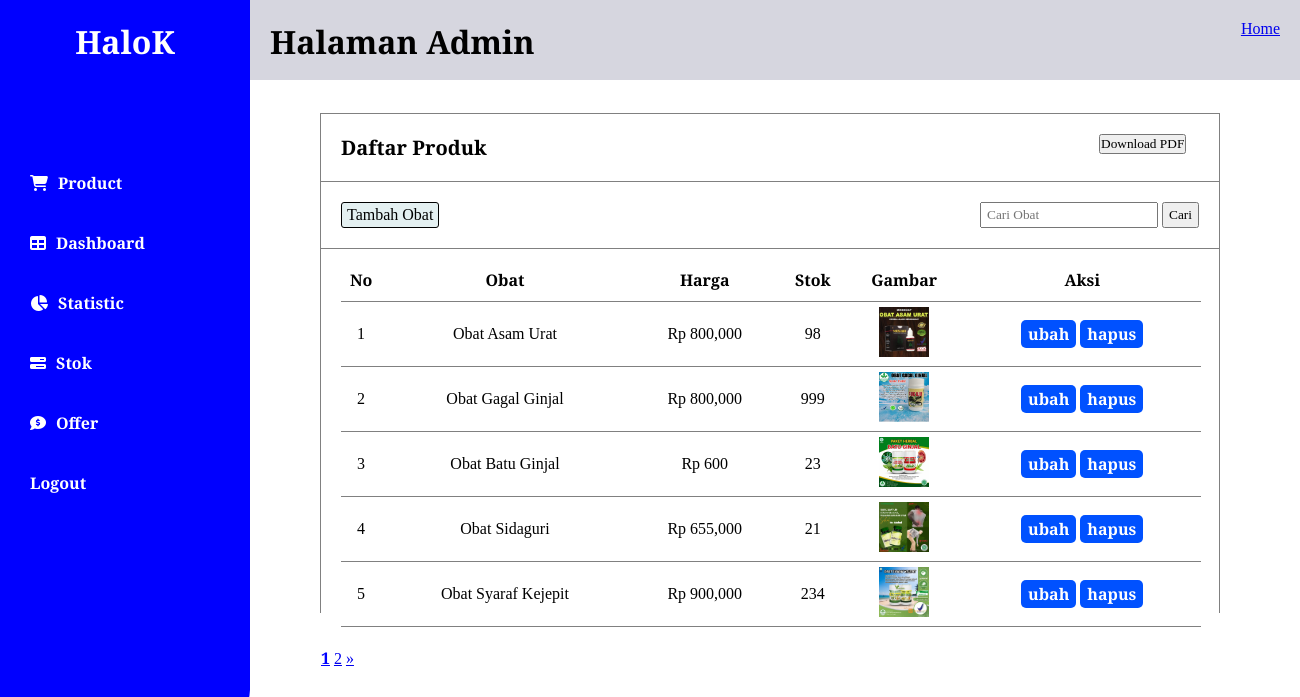
Screenshot of /Dashboard/index.php (signed in) with the database file from the repository.
### tables this page shows
CREATE TABLE `obat` (
  `id` int NOT NULL,
  `nama` varchar(50) NOT NULL,
  `harga` int UNSIGNED NOT NULL,
  `harga_awal` int DEFAULT NULL,
  `stok` int NOT NULL DEFAULT '0',
  `gambar` varchar(100) DEFAULT NULL
);

### functions.php (called while the page is built, shortened)
<?php
$koneksi = mysqli_connect("localhost", "root", "", "toko_obat");
function ambilData($query)
{
    global $koneksi;
    $result = mysqli_query($koneksi, $query);
    $rows = [];
    while ($row = mysqli_fetch_assoc($result)) {
        $rows[] = $row;
    }
    return $rows;
};

### Dashboard/index.php (the view, shortened to what this page needs)
<?php
require '../functions.php';
$dataPerhalaman = 5;
$jumlahdata = count(ambilData("SELECT * FROM obat"));
$jumlahHalaman = ceil($jumlahdata / $dataPerhalaman);
$halaman = (isset($_GET["halaman"])) ? $_GET["halaman"] : 1;
$awalData = ($dataPerhalaman * $halaman) - $dataPerhalaman;
$toko_obat = ambilData("SELECT * FROM obat LIMIT $awalData, $dataPerhalaman");
?>
<!DOCTYPE html>
<html lang="en">
<head>
    <link rel="stylesheet" href="https://cdnjs.cloudflare.com/ajax/libs/font-awesome/6.4.0/css/all.min.css">
    <link rel="stylesheet" href="../css/dasboard_style/admin_style.css">
</head>
<body>
    <div class="container">
        <div class="box-left">
            <div class="logo">
                <h1>HaloK</h1>
            </div>
            <div class="admin">
                <ul>
                    <li><i class="fa-solid fa-cart-shopping"></i><a href="../obat.php">Product</a></li>
                    <li><i class="fa-solid fa-table"></i>Dashboard</li>
                    <li><i class="fa-solid fa-chart-pie"></i>Statistic</li>
                    <li><i class="fa-solid fa-bars-progress"></i>Stok</li>
                    <li><i class="fa-solid fa-comment-dollar"></i>Offer</li>
                    <li><a href="../Account/logout.php">Logout</a></li>
                </ul>
            </div>
        </div>
        <div class="box-right">
            <div class="header">
                <div class="h-flex">
                    <h1>Halaman Admin</h1>
                    <a href="../index.php">Home</a>
                </div>
                <div class="data_produk">
                    <div class="daftar_produk">
                        <div class="tittle">
                            <h4>Daftar Produk</h4>
                        </div>
                        <div class="invoice">
                            <button onclick="generatePDF()">Download PDF</button>
                        </div>
                    </div>
                    <div class="tambah_obat">
                        <a href="tambah.php">Tambah Obat</a>
                        <form action="" method="post">
                            <input type="text" name="keyword" size="20" placeholder="Cari Obat" autocomplete="off" id="keyword">
                            <button type="submit" name="cari" id="tombol-cari">Cari</button>
                        </form>
                    </div>
                    <div class="table_obat" id="container">
                        <table border="1" cellpadding="10" cellspacing="0" id="invoice">
                            <tr>
                                <th>No</th>
                                <th>Obat</th>
                                <th>Harga</th>
                                <th>Stok</th>
                                <th>Gambar</th>
                                <th>Aksi</th>
                            </tr>
                            <?php $i = 1; ?>
                            <?php foreach ($toko_obat as $row) : ?>
                                <tr>
                                    <td><?= $i + $awalData; ?></td>
                                    <td><?= $row["nama"]; ?></td>
                                    <td>Rp <?= number_format($row["harga"]); ?></td>
                                    <td><?= $row["stok"]; ?></td>
                                    <td><img src="../img/<?= $row["gambar"]; ?>" width="50" alt=""></td>
                                    <td><a href="ubah.php?id=<?= $row["id"]; ?>">ubah</a>
                                        <a href="hapus.php?id=<?= $row["id"]; ?>" onclick="return confirm('yakin?');">hapus</a>
                                    </td>
                                </tr>
                                <?php $i++; ?>
                            <?php endforeach ?>
                        </table>
                    </div>
                    <div class="nav">
                        <?php for ($i = 1; $i <= $jumlahHalaman; $i++) : ?>
                            <?php if ($i == $halaman) : ?>
                                <a href="?halaman=<?= $i; ?>" style="font-weight: bold; color: blue;"><?= $i; ?></a>
                            <?php else : ?>
                                <a href="?halaman=<?= $i; ?>"><?= $i; ?></a>
                            <?php endif; ?>
                        <?php endfor; ?>
                        <?php if ($halaman < $jumlahHalaman) : ?>
                            <a href="?halaman=<?= $halaman + 1 ?>">&raquo;</a>
                        <?php endif; ?>
                    </div>
                </div>
            </div>
        </div>
    </div>
</body>
</html>

### css/dasboard_style/admin_style.css (style rules this page uses)
* { margin: 0; padding: 0; box-sizing: border-box; font-family: "Merriweather", serif; scroll-behavior: smooth; }
.container { display: flex; }
.box-left { width: 250px; height: 90vh; background-color: blue; border-bottom-right-radius: 30px; }
.logo { text-align: center; padding-top: 20px; background-color: blue; }
.logo h1 { cursor: default; color: white; }
.admin { margin: auto; width: 250px; height: 380px; margin-top: 100px; padding-left: 20px; color: white; }
.admin li { height: 40px; line-height: 40px; list-style: none; cursor: pointer; margin-bottom: 20px; padding-left: 10px; transition: all 0.5s; font-weight: bold; }
.admin a { text-decoration: none; color: white; }
.admin i { padding-right: 10px; }
.box-right { width: 100%; height: 700px; }
.header { height: 60px; padding: 20px; background-color: rgb(214, 214, 223); padding-bottom: 60px; }
.h-flex { display: flex; justify-content: space-between; }
.data_produk { margin: 50px; width: 900px; height: 500px; border: 1px solid grey; border-bottom: none; }
.daftar_produk { padding: 20px; border-bottom: 1px solid grey; display: flex; justify-content: space-between; }
.invoice { width: 100px; }
.daftar_produk h4 { font-size: 20px; cursor: default; }
.tambah_obat { padding: 20px; border-bottom: 1px solid grey; display: flex; justify-content: space-between; }
.tambah_obat a { text-decoration: none; color: black; background-color: #e4f0f1; padding: 3px 5px; border-radius: 3px; border: 1px solid black; }
.tambah_obat input { padding: 3px 5px; }
.tambah_obat button { padding: 3px 5px; }
table { width: 900px; height: 300px; text-align: center; padding: 20px; border: none; }
table th { border: none; border-bottom: 1px solid grey; padding-bottom: 10px; }
table td { padding: 5px; border: none; border-bottom: 1px solid grey; }
table a { text-decoration: none; color: white; background-color: rgb(0, 81, 255); font-weight: bold; padding: 3px 7px; border-radius: 5px; }

### rows the page displays
obat: awalData "1", nama "Obat Asam Urat", harga "800,000", stok "98", gambar (picture)
obat: awalData "2", nama "Obat Gagal Ginjal", harga "800,000", stok "999", gambar (picture)
obat: awalData "3", nama "Obat Batu Ginjal", harga "600", stok "23", gambar (picture)
obat: awalData "4", nama "Obat Sidaguri", harga "655,000", stok "21", gambar (picture)
obat: awalData "5", nama "Obat Syaraf Kejepit", harga "900,000", stok "234", gambar (picture)
